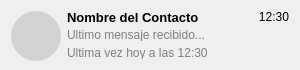
<?xml version="1.0" encoding="UTF-8"?>
<ui version="4.0">
 <class>ContactPreview</class>
 <widget class="QWidget" name="ContactPreview">
  <property name="geometry">
   <rect>
    <x>0</x>
    <y>0</y>
    <width>300</width>
    <height>70</height>
   </rect>
  </property>
  <property name="minimumSize">
   <size>
    <width>300</width>
    <height>70</height>
   </size>
  </property>
  <property name="styleSheet">
   <string notr="true">QWidget#ContactPreview:hover { background-color: #f0f0f0; }</string>
  </property>
  <layout class="QHBoxLayout" name="horizontalLayout">
   <item>
    <widget class="QLabel" name="profilePic">
     <property name="minimumSize">
      <size>
       <width>50</width>
       <height>50</height>
      </size>
     </property>
     <property name="maximumSize">
      <size>
       <width>50</width>
       <height>50</height>
      </size>
     </property>
     <property name="styleSheet">
      <string notr="true">border-radius: 25px; background-color: lightgray;</string>
     </property>
     <property name="text">
      <string/>
     </property>
    </widget>
   </item>
   <item>
    <layout class="QVBoxLayout" name="verticalLayout">
     <item>
      <layout class="QHBoxLayout" name="headerLayout">
       <item>
        <widget class="QLabel" name="nameLabel">
         <property name="font">
          <font>
           <pointsize>10</pointsize>
           <bold>true</bold>
          </font>
         </property>
         <property name="text">
          <string>Nombre del Contacto</string>
         </property>
        </widget>
       </item>
       <item>
        <widget class="QLabel" name="timeLabel">
         <property name="text">
          <string>12:30</string>
         </property>
         <property name="alignment">
          <set>Qt::AlignRight|Qt::AlignTrailing|Qt::AlignVCenter</set>
         </property>
        </widget>
       </item>
      </layout>
     </item>
     <item>
      <widget class="QLabel" name="lastMessageLabel">
       <property name="styleSheet">
        <string notr="true">color: gray;</string>
       </property>
       <property name="text">
        <string>Último mensaje recibido...</string>
       </property>
       <property name="alignment">
        <set>Qt::AlignLeading|Qt::AlignLeft|Qt::AlignVCenter</set>
       </property>
      </widget>
     </item>
     <item>
      <widget class="QLabel" name="lastSeenLabel">
       <property name="styleSheet">
        <string notr="true">color: gray;</string>
       </property>
       <property name="text">
        <string>Última vez hoy a las 12:30</string>
       </property>
       <property name="alignment">
        <set>Qt::AlignLeading|Qt::AlignLeft|Qt::AlignVCenter</set>
       </property>
      </widget>
     </item>
    </layout>
   </item>
  </layout>
 </widget>
 <resources/>
 <connections/>
</ui>
